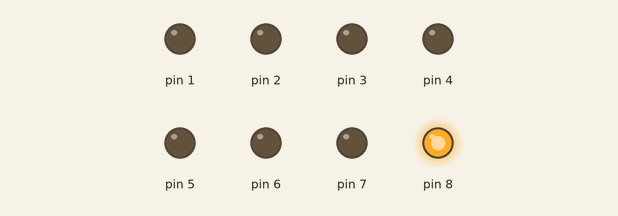
This sketch was run on a simulated Arduino Uno, built with avr-gcc and run on an emulated ATmega328P. On the bench: output pins drawn as LEDs (lit = HIGH).

Above: at 0.05 s.
At 0.95 s:
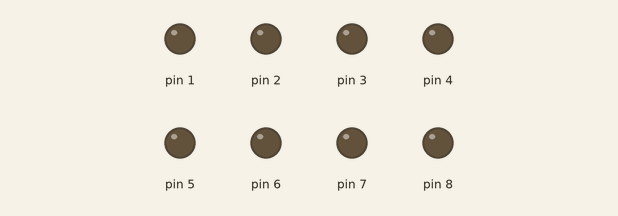
At 1.85 s:
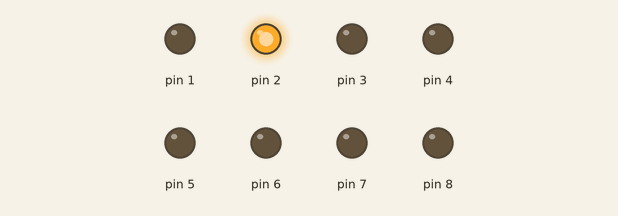
At 3.65 s:
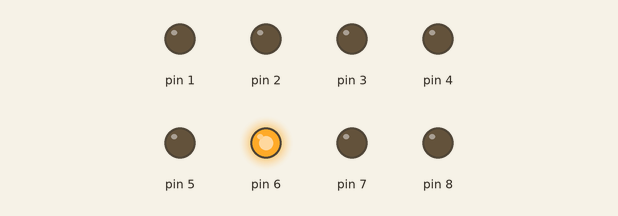
At 5.25 s:
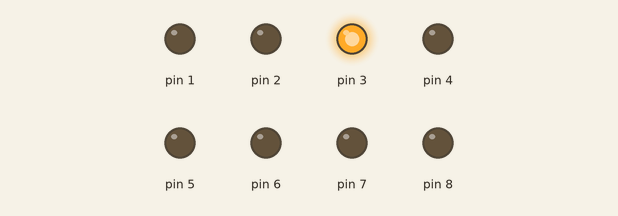
At 7.25 s:
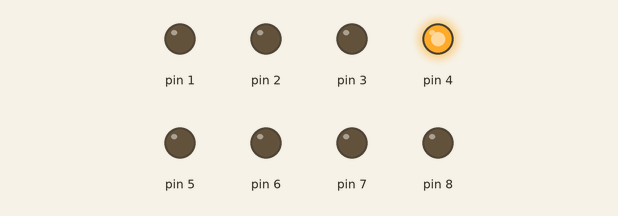
Timing chart, 0 to 7.5 s (numbered marks = the images above):
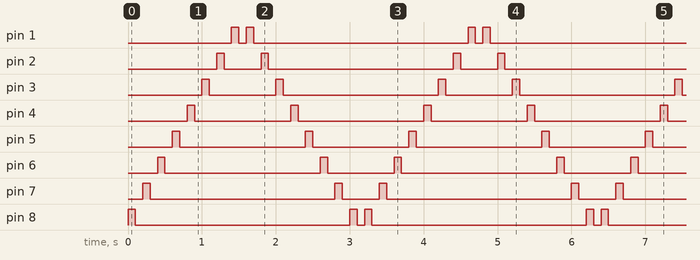

The sketch:

LED_CHASER.ino
```cpp
void setup()
{

   pinMode(8, OUTPUT);
   pinMode(7, OUTPUT);
   pinMode(6, OUTPUT);
   pinMode(5, OUTPUT);
   pinMode(4, OUTPUT);
   pinMode(3, OUTPUT);
   pinMode(2, OUTPUT);
   pinMode(1, OUTPUT);

}

void loop(){int i;
  for(i=8; i>=1 ; i--)
{
  digitalWrite(i,HIGH);
  delay(100);
  digitalWrite(i,LOW);
  delay(100);
}
             for(i=1; i<=8; i++)
             {
                digitalWrite(i,HIGH);
  delay(100);
  digitalWrite(i,LOW);
  delay(100);
             }
}
```

Measured:
- by itself, pin 1: repeats every 3.2 s: LOW 0.10 s, HIGH 0.10 s, LOW 2.9 s, HIGH 0.10 s
- by itself, pin 2: repeats every 3.2 s: LOW 0.50 s, HIGH 0.10 s, LOW 2.5 s, HIGH 0.10 s
- by itself, pin 3: repeats every 3.2 s: LOW 0.90 s, HIGH 0.10 s, LOW 2.1 s, HIGH 0.10 s
- by itself, pin 4: repeats every 3.2 s: LOW 1.3 s, HIGH 0.10 s, LOW 1.7 s, HIGH 0.10 s
- by itself, pin 5: repeats every 3.2 s: LOW 1.7 s, HIGH 0.10 s, LOW 1.3 s, HIGH 0.10 s
- by itself, pin 6: repeats every 3.2 s: LOW 2.1 s, HIGH 0.10 s, LOW 0.90 s, HIGH 0.10 s
- by itself, pin 7: repeats every 3.2 s: LOW 2.5 s, HIGH 0.10 s, LOW 0.50 s, HIGH 0.10 s
- by itself, pin 8: repeats every 3.2 s: LOW 2.9 s, HIGH 0.10 s, LOW 0.10 s, HIGH 0.10 s
